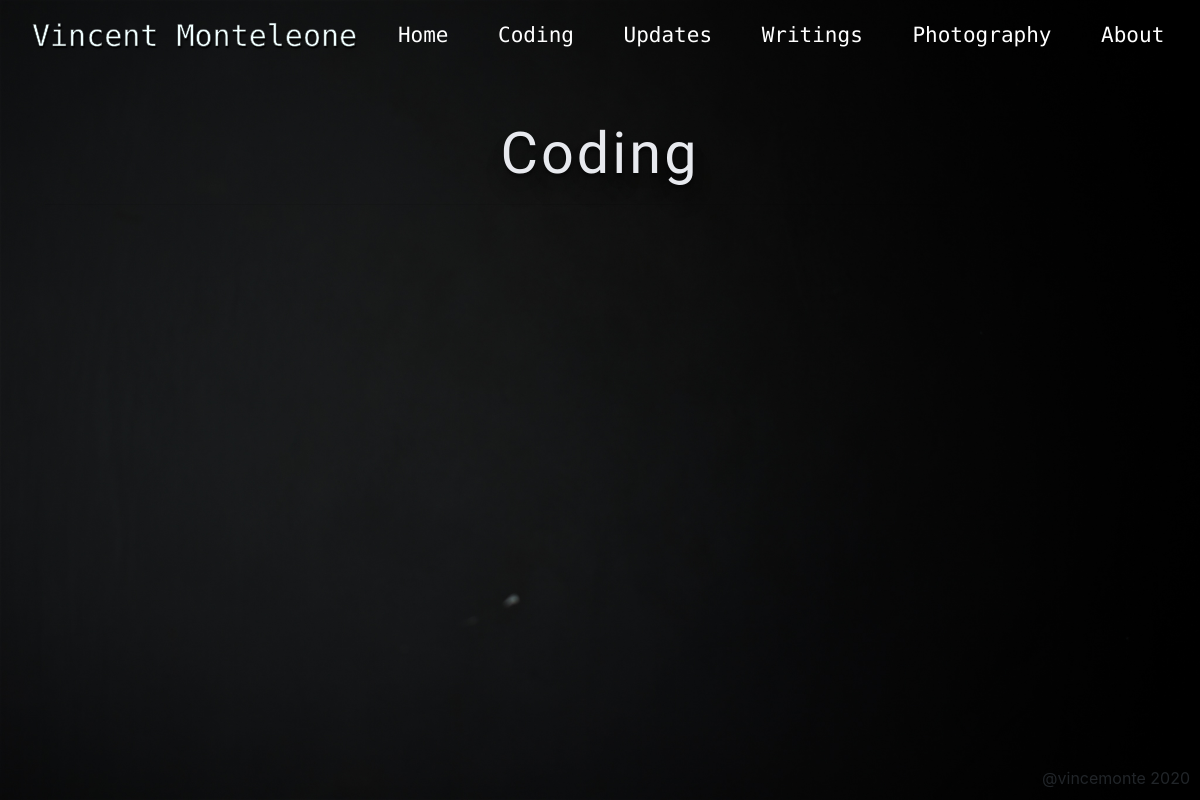
/coding, run on an earlier commit of the app's database.
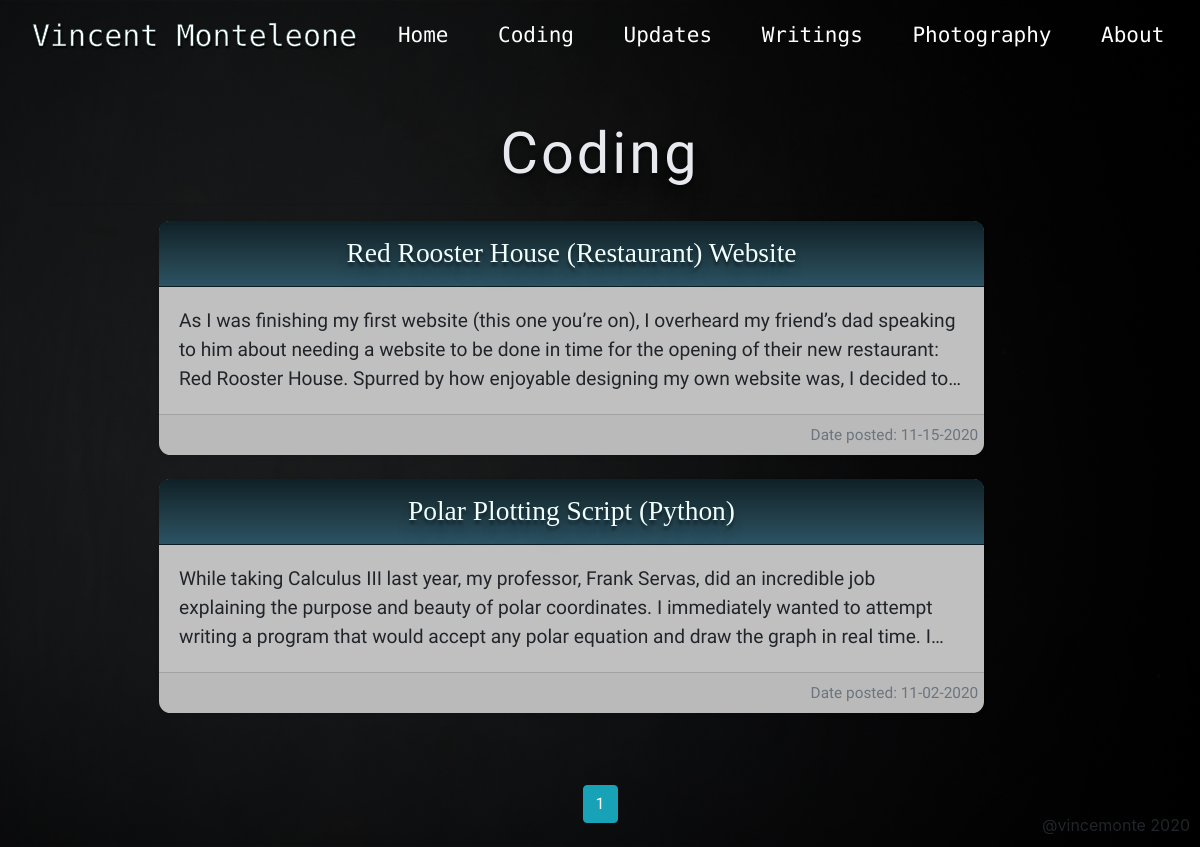
And on a later commit of the database.
### personalWebsite/models.py (models this page shows, shortened)
class Project(db.Model):
    id = db.Column(db.Integer, primary_key=True)
    title = db.Column(db.String(100), nullable=False)
    type = db.Column(db.String(20), nullable=False)
    content= db.Column(db.Text, nullable=True)
    files = db.Column(db.String(80), nullable=True) #holds the path to the file images
    date_posted = db.Column(db.DateTime, nullable=False, default=datetime.now)
    user_id = db.Column(db.Integer, db.ForeignKey('user.id'), nullable=False)
    home_post = db.relationship('HomePost', backref='project', uselist=False)

### personalWebsite/posts/routes.py (the view)
@posts.route('/coding')
def coding():
    page = request.args.get('page', 1, type=int)
    posts = Project.query.filter_by(type='coding').order_by(Project.id.desc()).paginate(page=page, per_page=10)
    return render_template('coding.html', posts=posts)

### personalWebsite/templates/coding.html (shortened to what this page needs)
{% extends "layout.html" %}
{% block content %}
<div class="container post-section">
  <h1 class="display-4 text-white-2 text-center">Coding</h1>
  <hr>
  <div class="row text-center">
    {% for post in posts.items %}
    <div class="col-lg-9">
      <div class="card mb-4 shadow-sm">
        <div class="card-header">
          <a class = "card-title" href="{{ url_for('posts.project', title=post.title) }}">{{ post.title }}</a>
        </div>
        <div class="card-body">
          <p class= "card-text max-length-card ellipsis-text text-left">{{ post.content }}</p>
        </div>
        <div class="card-footer text-right">
          <small class="text-muted">Date posted: {{ post.date_posted.strftime('%m-%d-%Y') }}</small>
        </div>
      </div>
    </div>
    {% endfor %}
  </div>
  <div class="container mt-5 text-center">
    {% for page_num in posts.iter_pages(left_edge=1, right_edge=1, left_current=1, right_current=2) %}
      {% if page_num %}
        {% if posts.page == page_num %}
          <a class="btn btn-info mb-4" href="{{ url_for('posts.coding', page=page_num) }}">{{ page_num }}</a>
        {% else %}
          <a class="btn btn-outline-info mb-4" href="{{ url_for('posts.coding', page=page_num) }}">{{ page_num }}</a>
        {% endif %}
      {% else %}
        <small>...</small>
      {% endif %}
    {% endfor %}
  </div>
</div>
{% endblock content %}

What changed in the data, as far as the page shows it:
added Project: title "Red Rooster House (Restaurant) Website", content "As I was finishing my first website (this one you’re on), I overheard my friend’s dad speaking to him about needing a website to be done in time for the opening of their new restaurant: Red Rooster House. Spurred by how enjoyable designing my own website was, I decided…", date_posted "11-15-2020"
added Project: title "Polar Plotting Script (Python)", content "While taking Calculus III last year, my professor, Frank Servas, did an incredible job explaining the purpose and beauty of polar coordinates. I immediately wanted to attempt writing a program that would accept any polar equation and draw the graph in real time.…", date_posted "11-02-2020"
Also different on the page:
new list line: "1"
